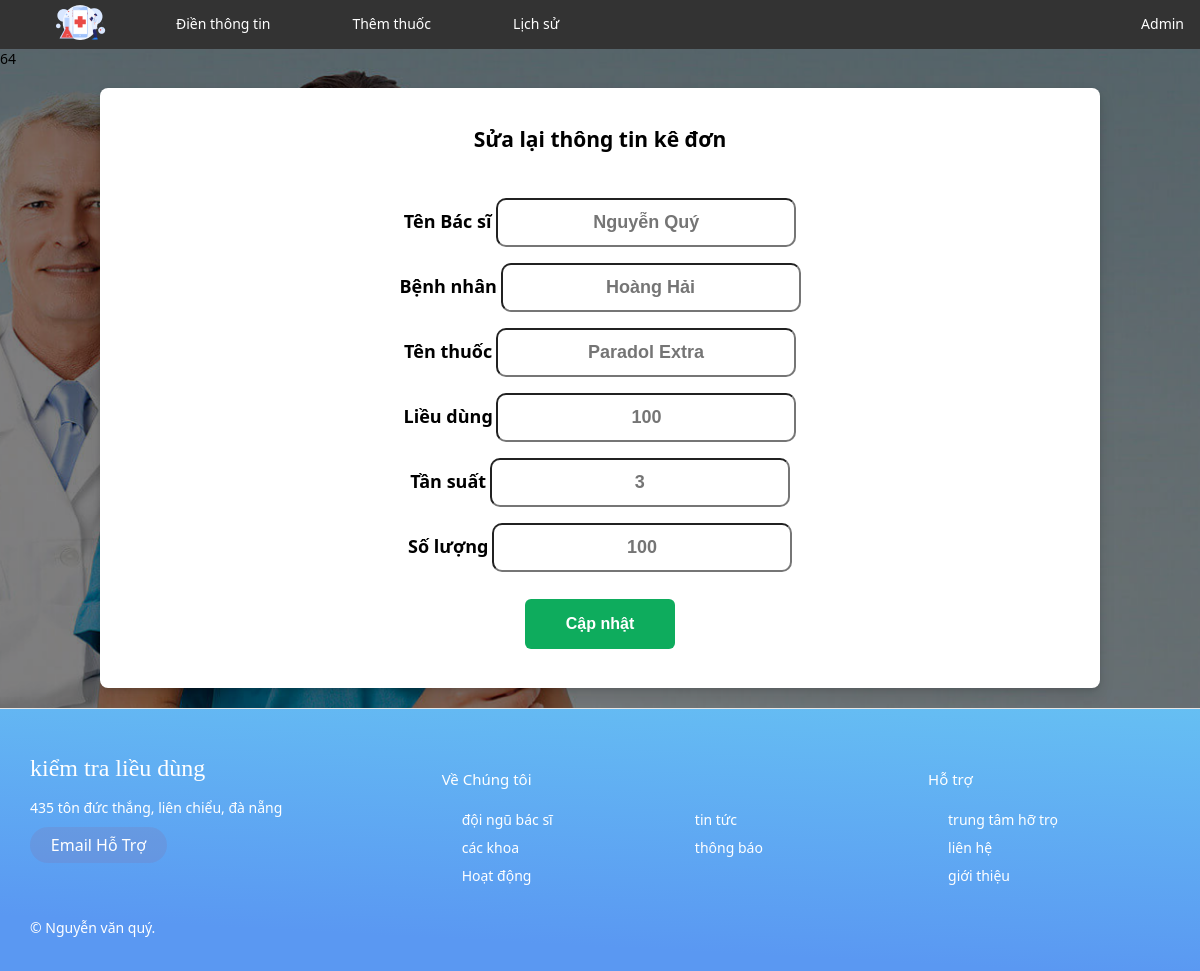
The app's page /index.php?page=edit&id=64 with its own data.
### tables this page shows
CREATE TABLE `prescription_detail` (
  `id` int(11) NOT NULL,
  `idprescription` int(11) DEFAULT NULL,
  `idmedicine` int(11) DEFAULT NULL,
  `dose` float DEFAULT NULL,
  `frequency` int(11) DEFAULT NULL,
  `quantity` int(11) DEFAULT NULL
);

CREATE TABLE `doctor` (
  `id` int(11) NOT NULL,
  `name` varchar(255) DEFAULT NULL
);

CREATE TABLE `patient` (
  `id` int(11) NOT NULL,
  `name` varchar(255) DEFAULT NULL
);

CREATE TABLE `medicine` (
  `id` int(11) NOT NULL,
  `name` varchar(255) DEFAULT NULL,
  `dosemax` float DEFAULT NULL,
  `dosemin` float DEFAULT NULL,
  `frequency` int(11) DEFAULT NULL
);

### page/edit.php (the view, shortened to what this page needs)
<?php
include("connect.php");
if (isset($_GET['id'])) {
    $id_get = $_GET['id'];
} else {
    echo "không thấy id";
}
echo $id_get;
$sql = "SELECT pd.id, pd.dose as dose, pd.frequency as frequency, pd.quantity as quantity , d.name AS doctor_name, p.name AS patient_name, m.name AS medicine_name, m.dosemin as dosemin, m.dosemax as dosemax, m.frequency as frequencymax, pr.date
FROM prescription_detail pd
INNER JOIN prescription pr ON pd.idprescription = pr.id
INNER JOIN doctor d ON pr.iddoctor = d.id
INNER JOIN patient p ON pr.idpatient = p.id
INNER JOIN medicine m ON pd.idmedicine = m.id
WHERE pd.id = $id_get";
 $kedon = $mysqli->query($sql);
if ($kedon->num_rows > 0) {
    while ($row = $kedon->fetch_assoc()) {
        $doctorName = $row['doctor_name'];
        $patientName = $row['patient_name'];
        $medicineName = $row['medicine_name'];
        $dose = $row['dose'];
        $frequency = $row['frequency'];
        $quantity = $row['quantity'];
    }
} else {
    echo "Không có kết quả.";
}
?>
<main>
    <form method="post" action="" style="height: 600px; padding: 20px;">
        <h2>Sửa lại thông tin kê đơn</h2><br>
        <div class="form-row">
        <label for="tenthuoc">Tên Bác sĩ  </label>
        <input class="input1" type="text" id="tenthuoc" placeholder="<?php echo $doctorName ?>" name="doctor">
        </div>
        <div class="form-row">
        <label for="dose">Bệnh nhân</label>
        <input class="input1" type="text" placeholder="<?php echo $patientName ?>" id="dose" name="patient">
        </div>
        <div class="form-row">
        <label for="lan">Tên thuốc</label>
        <input class="input1" type="text" placeholder="<?php echo $medicineName ?>" id="lan" name="name_medicine">
        </div>
        <div class="form-row">
        <label for="lan">Liều dùng</label>
        <input class="input1" type="text" placeholder="<?php echo $dose ?>" id="lan" name="dose">
        </div>
        <div class="form-row">
        <label for="lan">Tần suất</label>
        <input class="input1" type="text" placeholder="<?php echo $frequency ?>" id="lan" name="frequency">
        </div>
        <div class="form-row">
        <label for="lan">Số lượng</label>
        <input class="input1" type="text" placeholder="<?php echo $quantity ?>" id="lan" name="quantity">
        </div>
        <br>
        <input class="button" name="sua" type="submit" value="Cập nhật">
    </form>
</main>

### css/footer.css (style rules this page uses)
*, *:before, *:after { box-sizing: border-box; }
html { font-size: 100%; }
body { font-family: acumin-pro, system-ui, sans-serif; margin: 0; display: grid; grid-template-rows: auto 1fr auto; font-size: 14px; background-color: #f4f4f4; align-items: start; min-height: 100vh; }

### css/themthuoc.css (style rules this page uses)
body { background-image: url("../img/background.png"); background-repeat: no-repeat; background-size: cover; }
form { justify-content: center top; display: flex; flex-direction: column; align-items: center; background: #fff; border-radius: 8px; padding: 20px; box-shadow: 0 2px 4px rgba(0, 0, 0, 0.1), 0 8px 16px rgba(0, 0, 0, 0.1); max-width: 1000px; width: 100%; height: 600px; margin: auto; margin-top: 20px; margin-bottom: 20px; }
.button { border: none; outline: none; height: 50px; text-align: center; width: 150px; cursor: pointer; background: rgb(14, 172, 93); padding: 15px 0; border-radius: 6px; color: #fff; font-size: 1rem; font-weight: 600; transition: 0.2s ease; }
.input1 { width: 100%; padding: 12px 20px; margin: 8px 0; box-sizing: border-box; }
form label { font-size: large; font-weight: 600; }

### page/edit.php (style rules this page uses)
.input1 { width: 300px; padding: 12px 20px; margin: 8px 0; border-radius: 10px; box-sizing: border-box; font-size: 18px; font-weight: 700; color: green; text-align: center; text-decoration: none; }

### records on screen
prescription_detail: doctor "Nguyễn Quý", patient "Hoàng Hải", name_medicine "Paradol Extra", dose "100", frequency "3", quantity "100"

### other values on screen
$id_get "64"
